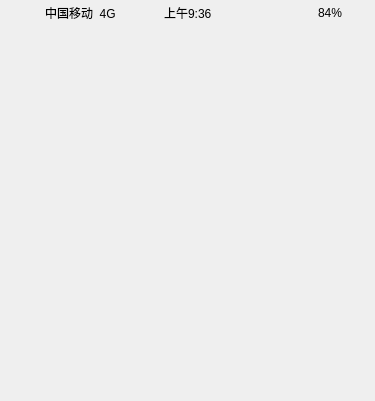
<?xml version="1.0" encoding="UTF-8"?>
<ui version="4.0">
 <class>Mask</class>
 <widget class="QWidget" name="Mask">
  <property name="geometry">
   <rect>
    <x>0</x>
    <y>0</y>
    <width>375</width>
    <height>401</height>
   </rect>
  </property>
  <property name="windowTitle">
   <string>Mask</string>
  </property>
  <property name="styleSheet">
   <string notr="true">
QFrame#frame
{			
	border: none;
	background: Transparent;	
}

QWidget#widget_3
{			
	border: none;
	background: Transparent;
	
	border-image: url(:/ReimburseCheat/Resources/back.png);
}

QLabel
{	
	font: 8pt &quot;宋体&quot;;	
	border: none;
	background: Transparent;
}</string>
  </property>
  <layout class="QGridLayout" name="gridLayout">
   <property name="leftMargin">
    <number>0</number>
   </property>
   <property name="topMargin">
    <number>0</number>
   </property>
   <property name="rightMargin">
    <number>0</number>
   </property>
   <property name="bottomMargin">
    <number>0</number>
   </property>
   <property name="spacing">
    <number>0</number>
   </property>
   <item row="0" column="0">
    <widget class="QFrame" name="frame">
     <property name="frameShape">
      <enum>QFrame::StyledPanel</enum>
     </property>
     <property name="frameShadow">
      <enum>QFrame::Raised</enum>
     </property>
     <layout class="QGridLayout" name="gridLayout_2">
      <property name="leftMargin">
       <number>0</number>
      </property>
      <property name="topMargin">
       <number>0</number>
      </property>
      <property name="rightMargin">
       <number>0</number>
      </property>
      <property name="bottomMargin">
       <number>0</number>
      </property>
      <property name="spacing">
       <number>0</number>
      </property>
      <item row="0" column="0">
       <widget class="QWidget" name="widget" native="true">
        <widget class="QWidget" name="widget_2" native="true">
         <property name="geometry">
          <rect>
           <x>0</x>
           <y>0</y>
           <width>375</width>
           <height>25</height>
          </rect>
         </property>
         <property name="sizePolicy">
          <sizepolicy hsizetype="Maximum" vsizetype="Preferred">
           <horstretch>0</horstretch>
           <verstretch>0</verstretch>
          </sizepolicy>
         </property>
         <layout class="QHBoxLayout" name="horizontalLayout" stretch="90,237,242,66,55,60">
          <property name="spacing">
           <number>0</number>
          </property>
          <property name="leftMargin">
           <number>0</number>
          </property>
          <property name="topMargin">
           <number>0</number>
          </property>
          <property name="rightMargin">
           <number>0</number>
          </property>
          <property name="bottomMargin">
           <number>0</number>
          </property>
          <item>
           <widget class="QSignalLabel" name="label">
            <property name="sizePolicy">
             <sizepolicy hsizetype="Ignored" vsizetype="Ignored">
              <horstretch>0</horstretch>
              <verstretch>0</verstretch>
             </sizepolicy>
            </property>
            <property name="text">
             <string/>
            </property>
           </widget>
          </item>
          <item>
           <widget class="QLabel" name="label_2">
            <property name="sizePolicy">
             <sizepolicy hsizetype="Ignored" vsizetype="Ignored">
              <horstretch>0</horstretch>
              <verstretch>0</verstretch>
             </sizepolicy>
            </property>
            <property name="text">
             <string>中国移动  4G</string>
            </property>
           </widget>
          </item>
          <item>
           <widget class="QLabel" name="label_3">
            <property name="sizePolicy">
             <sizepolicy hsizetype="Ignored" vsizetype="Ignored">
              <horstretch>0</horstretch>
              <verstretch>0</verstretch>
             </sizepolicy>
            </property>
            <property name="text">
             <string>上午9:36</string>
            </property>
           </widget>
          </item>
          <item>
           <widget class="QGPSLabel" name="label_4">
            <property name="sizePolicy">
             <sizepolicy hsizetype="Ignored" vsizetype="Ignored">
              <horstretch>0</horstretch>
              <verstretch>0</verstretch>
             </sizepolicy>
            </property>
            <property name="text">
             <string/>
            </property>
            <property name="alignment">
             <set>Qt::AlignLeading|Qt::AlignLeft|Qt::AlignVCenter</set>
            </property>
           </widget>
          </item>
          <item>
           <widget class="QLabel" name="label_5">
            <property name="sizePolicy">
             <sizepolicy hsizetype="Ignored" vsizetype="Ignored">
              <horstretch>0</horstretch>
              <verstretch>0</verstretch>
             </sizepolicy>
            </property>
            <property name="text">
             <string>84%</string>
            </property>
           </widget>
          </item>
          <item>
           <widget class="QPowerLable" name="label_6">
            <property name="sizePolicy">
             <sizepolicy hsizetype="Ignored" vsizetype="Ignored">
              <horstretch>0</horstretch>
              <verstretch>0</verstretch>
             </sizepolicy>
            </property>
            <property name="text">
             <string/>
            </property>
           </widget>
          </item>
         </layout>
        </widget>
        <widget class="QWidget" name="widget_3" native="true">
         <property name="geometry">
          <rect>
           <x>12</x>
           <y>35</y>
           <width>20</width>
           <height>20</height>
          </rect>
         </property>
        </widget>
       </widget>
      </item>
     </layout>
    </widget>
   </item>
  </layout>
 </widget>
 <layoutdefault spacing="6" margin="11"/>
 <customwidgets>
  <customwidget>
   <class>QPowerLable</class>
   <extends>QLabel</extends>
   <header>qpowerlable.h</header>
  </customwidget>
  <customwidget>
   <class>QSignalLabel</class>
   <extends>QLabel</extends>
   <header>qsignallabel.h</header>
  </customwidget>
  <customwidget>
   <class>QGPSLabel</class>
   <extends>QLabel</extends>
   <header>qgpslabel.h</header>
  </customwidget>
 </customwidgets>
 <resources>
  <include location="ReimburseCheat.qrc"/>
 </resources>
 <connections/>
</ui>
